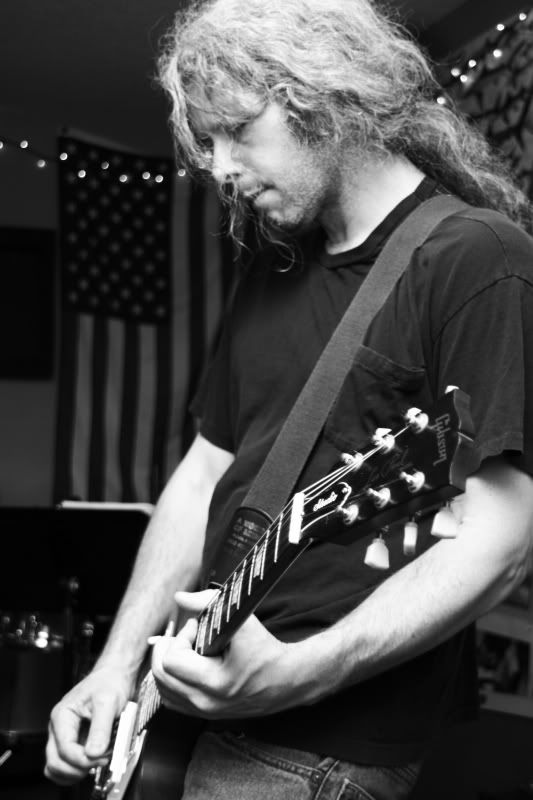
#> input picture Posty_SCARA_Arm/desktop/project_kevin/kevin1.jpg, 533 x 800 px
$ python testing.py
#> lines starting #> are read from the running program, lines starting #| are printed output that depends on the picture; after the words box and inside, x2 and y2 are one past the last pixel; in counts of white or black regions, pixels touching at a corner belong together
import os,sys,time,math,traceback
import numpy as np
import cv2

# self run
def run():

    # variables
    global dothreshold,threshold,  doedge,eont,edgemin,edgemax,edgeaps,edgel2g,  tinvert,einvert,dinvert,  usethreshold,useedge,dilation,iterations, change

    dothreshold = 1
    threshold = 128
    tinvert = 0

    doedge = 1
    eont = 0
    edgemin = 96
    edgemax = 128
    edgeaps = 3
    edgel2g = 0
    einvert = 1

    usethreshold = 1
    useedge = 1
    dinvert = 0

    dilation = 0
    iterations = 0

    change = True

    # get image
    infilename = 'kevin1.jpg'
##    infilename = 'crafsman35x55_v2.png'
##    infilename = 'crevallejack.jpg'
##    #infilename = 'lawson_jack2.jpg'
##    infilename = 'Happy-Mothers-Day-Images.jpg'
    frame0 = cv2.imread(infilename)
#> frame0 is the input picture: shape (800, 533, 3); min 0, max 255, mean 74.4
    height,width = frame0.shape[:2]
#> height = 800; width = 533
    print('FRAME0:',frame0.shape)
#| FRAME0: (800, 533, 3)

    # greyscale image
    frame1 = cv2.cvtColor(frame0,cv2.COLOR_BGR2GRAY)
    print('FRAME1:',frame1.shape)
#| FRAME1: (800, 533)

    # make display frame
    dframe = "OUTPUT"
    cv2.namedWindow(dframe)
    dframe2 = np.zeros((height,width),np.uint8)

    # threshold
##    tframe = 'THRESHOLD'
##    cv2.namedWindow(tframe)
    tframe2 = np.zeros((height,width),np.uint8)
##    cv2.imshow(tframe,frame1)
    cv2.createTrackbar('DOTHRR',dframe,dothreshold,1,set_dothreshold)
    cv2.createTrackbar('THRESH',dframe,threshold,255,set_threshold)
    cv2.createTrackbar('TINV',dframe,tinvert,1,set_tinvert)

    # edge
##    eframe = 'EDGE'
##    cv2.namedWindow(eframe)
    eframe2 = np.zeros((height,width),np.uint8)
##    cv2.imshow(eframe,frame1)
    cv2.createTrackbar('DOEDGE',dframe,doedge,1,set_doedge)
    cv2.createTrackbar('EONT',dframe,eont,1,set_eont)
    cv2.createTrackbar('EMIN',dframe,edgemin,255,set_edgemin)
    cv2.createTrackbar('EMAX',dframe,edgemax,255,set_edgemax)
    cv2.createTrackbar('EAPS',dframe,edgeaps,7,set_edgeaps)
    cv2.createTrackbar('EL2G',dframe,edgel2g,1,set_edgel2g)
    cv2.createTrackbar('EINV',dframe,einvert,1,set_einvert)


    cv2.imshow(dframe,frame1)
    cv2.createTrackbar('+THRH',dframe,usethreshold,1,set_usethreshold)
    cv2.createTrackbar('+EDGE',dframe,useedge,1,set_useedge)
    cv2.createTrackbar('DINV',dframe,dinvert,1,set_dinvert)
    cv2.createTrackbar('DDIA',dframe,dilation,10,set_dilation)
    cv2.createTrackbar('DITR',dframe,iterations,10,set_iterations)

    # loop and display
    while 1:

        if change:

            print(dothreshold,threshold,doedge,eont,edgemin,edgemax,edgeaps,edgel2g)

            if dothreshold:
                tframe2 = cv2.threshold(frame1,threshold,255,cv2.THRESH_BINARY)[1]
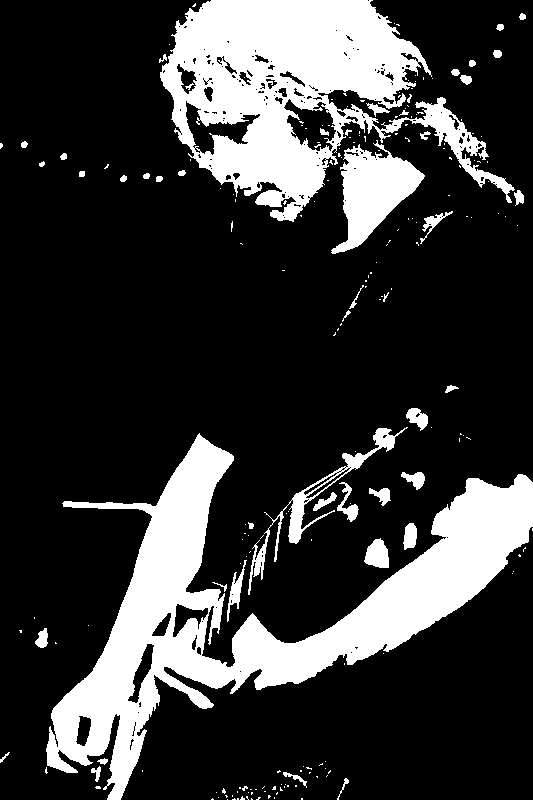
#> tframe2: shape (800, 533); 21.9% white; 216 white regions (168 under 20 px), largest, box (x1, y1, x2, y2) and area: (46, 433, 533, 800) 46044, (160, 0, 515, 222) 34937, (331, 140, 425, 254) 5039
            else:
                tframe2 = frame1[:]
            if tinvert:
                tframe2 = cv2.bitwise_not(tframe2)

            if doedge:
                if eont:
                    eframe2 = cv2.Canny(tframe2,edgemin,edgemax,False,edgeaps,bool(edgel2g))
                else:
                    eframe2 = cv2.Canny(frame1 ,edgemin,edgemax,False,edgeaps,bool(edgel2g))
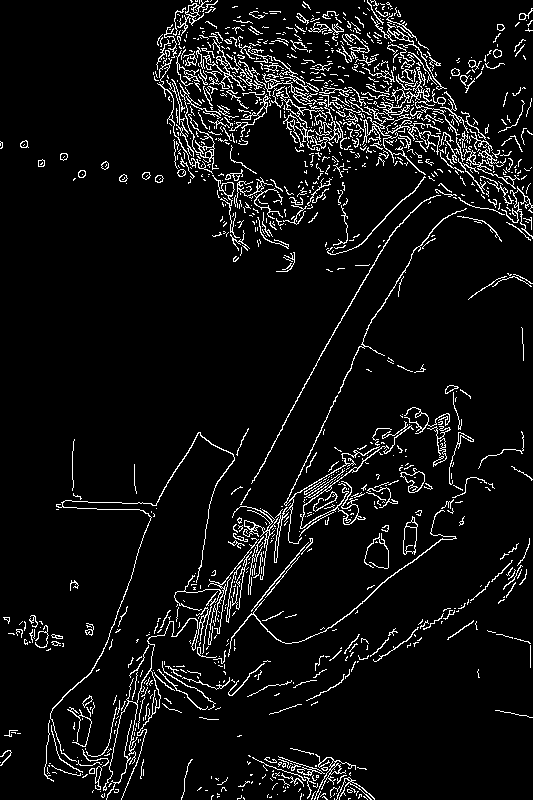
#> eframe2: shape (800, 533); 6.6% white in thin lines or dots
            else:
                eframe2 = frame1[:]
            if einvert:
                eframe2 = cv2.bitwise_not(eframe2)
#> eframe2: shape (800, 533); 93.4% white; black in thin lines or dots

            if usethreshold and useedge:
                dframe2 = cv2.bitwise_not(cv2.bitwise_or(cv2.bitwise_not(tframe2),cv2.bitwise_not(eframe2)))
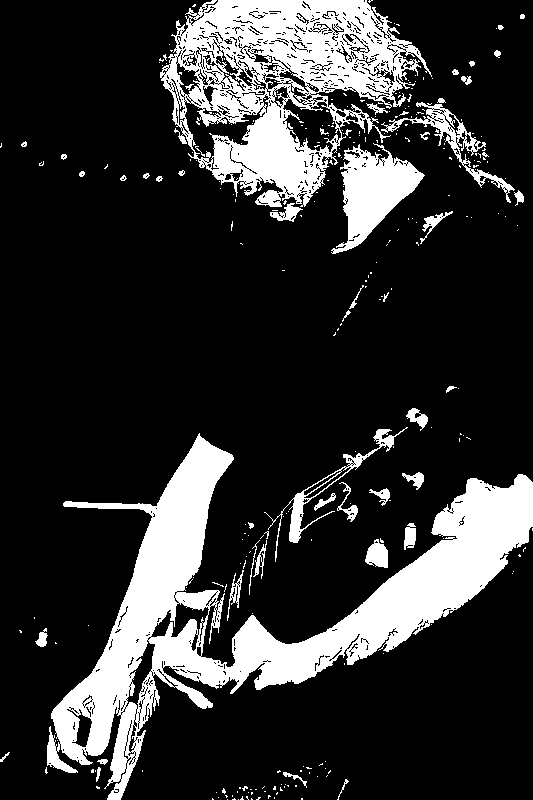
#> dframe2: shape (800, 533); 19.2% white; 302 white regions (252 under 20 px), largest, box (x1, y1, x2, y2) and area: (47, 433, 533, 800) 43163, (160, 0, 432, 207) 26056, (331, 143, 425, 254) 4739
                #dframe2 = cv2.bitwise_xand(tframe2,eframe2) # there is no nand
            elif usethreshold:
                dframe2 = tframe2
            elif useedge:
                dframe2 = eframe2
            else:
                dframe2 = frame1[:]
            if dinvert:
                dframe2 = cv2.bitwise_not(dframe2)
            if dilation:
                dilation_kernel = np.ones((dilation,dilation),np.uint8)
                dframe2 = cv2.bitwise_not(cv2.dilate(cv2.bitwise_not(dframe2),dilation_kernel,iterations=iterations))

##            cv2.imshow(tframe,tframe2)
##            cv2.imshow(eframe,eframe2)
            cv2.imshow(dframe,dframe2)
            change = False

        # key delay and action
        key = cv2.waitKey(1) & 0xFF
#> (key q is pressed here)
        if key == ord('q'):
            break
# [4 lines of commented-out code are left out]
        elif key == ord('o'):
            cv2.imwrite('oframe2.png',dframe2)
        elif key != 255:
            print('KEY:',key,[chr(key)])

        # loop pause
        time.sleep(0.1)

    # end
    cv2.destroyAllWindows()

# [78 lines left out: functions set_dothreshold, set_threshold, set_doedge, set_eont, set_edgemin, set_edgemax and 9 more, not called in this run]

# self run
if __name__ == '__main__':
    run()
